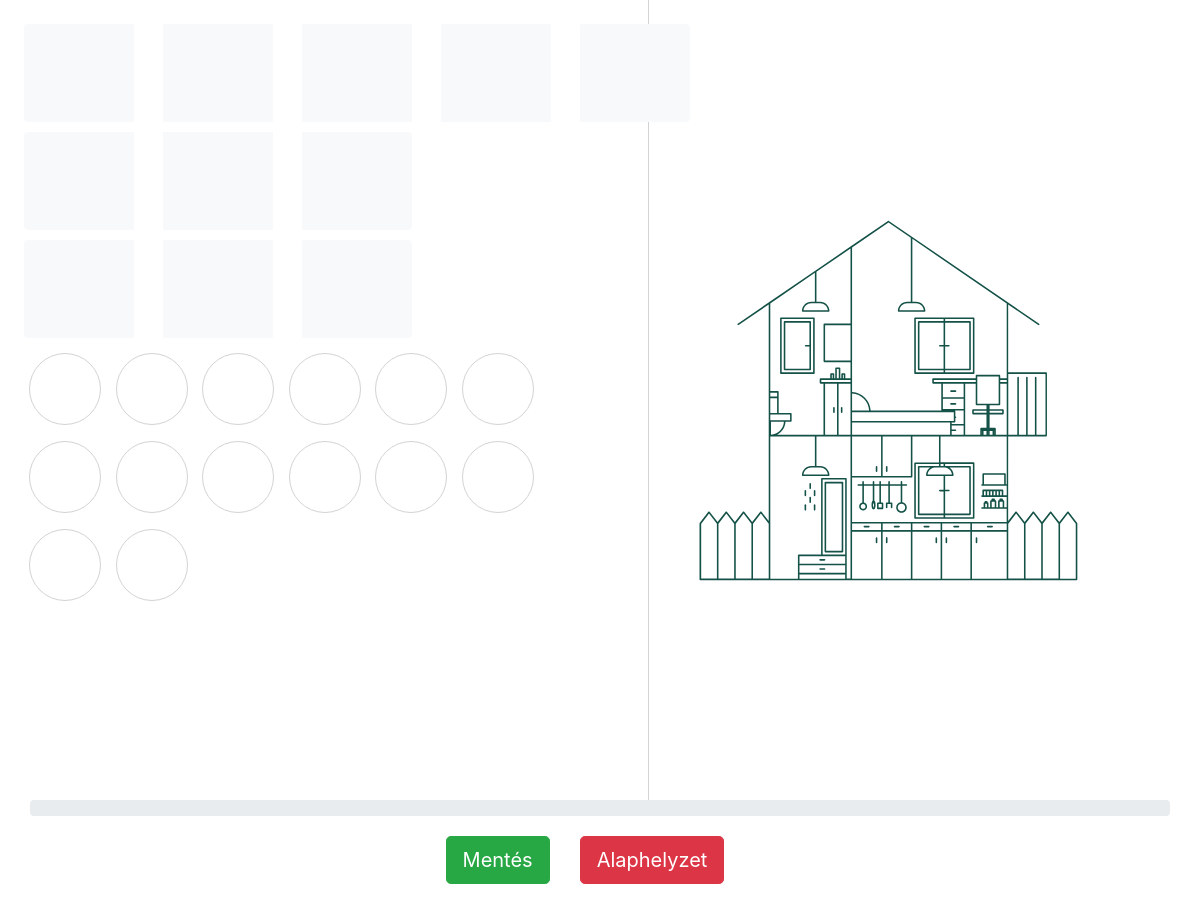
Before: / with the older database file.
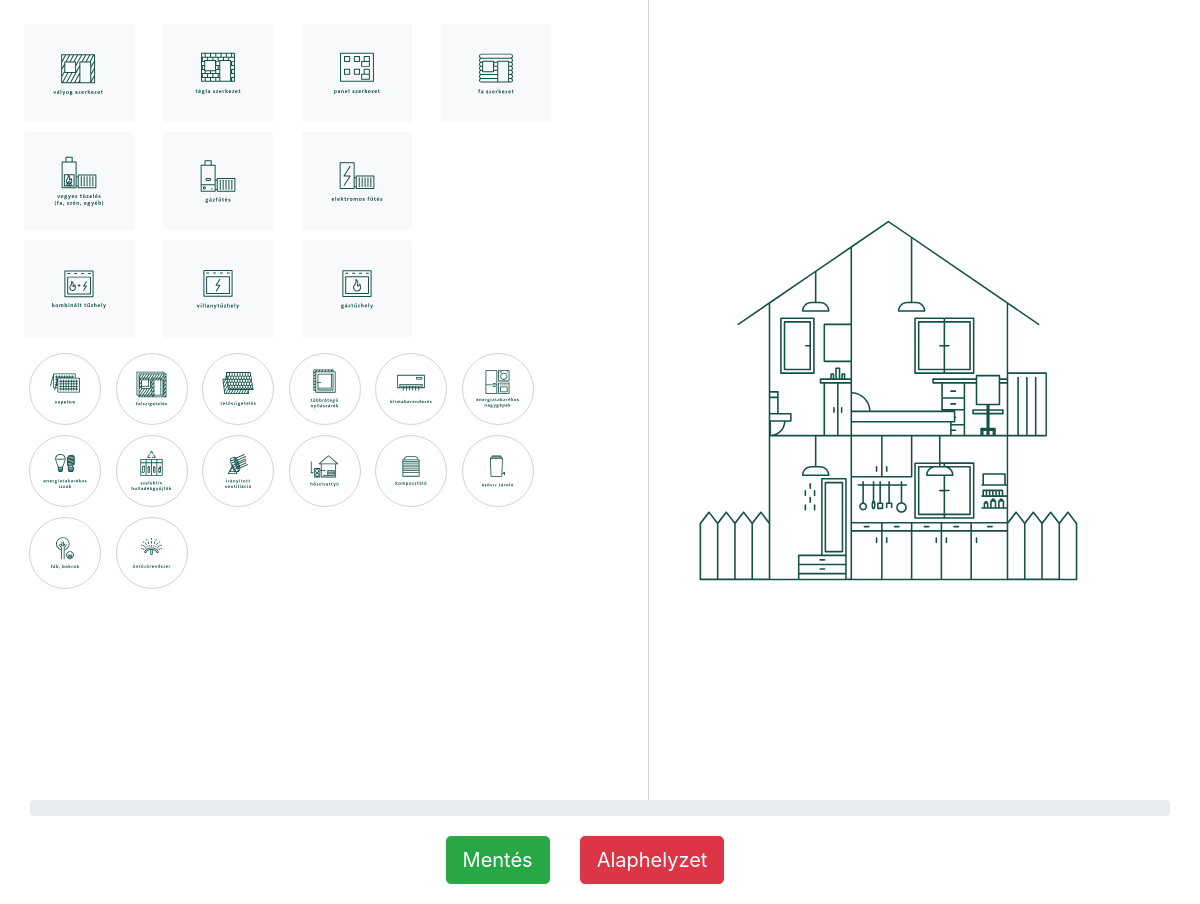
After: the same page with the newer database file.
### tables this page shows
CREATE TABLE `house_option` (
  `id` int(11) NOT NULL,
  `name` varchar(255) NOT NULL,
  `green_index` float NOT NULL,
  `icon` varchar(255) DEFAULT NULL
);

CREATE TABLE `house_type` (
  `id` int(11) NOT NULL,
  `name` varchar(45) NOT NULL,
  `green_index` float NOT NULL,
  `icon` varchar(255) DEFAULT NULL
);

CREATE TABLE `heating_type` (
  `id` int(11) NOT NULL,
  `name` varchar(45) NOT NULL,
  `green_index` float NOT NULL,
  `icon` varchar(255) DEFAULT NULL
);

CREATE TABLE `cooker_type` (
  `id` int(11) NOT NULL,
  `name` varchar(45) NOT NULL,
  `green_index` float NOT NULL,
  `icon` varchar(255) DEFAULT NULL
);

### Database.php (called while the page is built, shortened)
<?php
class Database {
    private $host, $database, $username, $password, $connection;
    public function __construct($host = "localhost", $username = "root", $password = "", $database = "Deszk") {
        $this->host = $host;
        $this->database = $database;
        $this->username = $username;
        $this->password = $password;
    }
    private function open() {
        $this->connection = new mysqli($this->host, $this->username, $this->password, $this->database);
    }
    public function query($query) {
        return $this->connection->query($query);
    }
}

### Model.php (called while the page is built, shortened)
<?php
require 'Database.php';
class Model
{
    private $connection;
    public function __construct()
    {
        $this->connection = new Database;
        $this->connection->query("SET NAMES 'utf8'");
    }
    public function getHouseOptions()
    {
        $query = 'SELECT * FROM `house_option`';
        $result = $this->connection->query($query);
        return $result;
    }
    public function getCookerTypes()
    {
        $query = 'SELECT * FROM `cooker_type`';
        $result = $this->connection->query($query);
        return $result;
    }
    public function getHeatingTypes()
    {
        $query = 'SELECT * FROM `heating_type`';
        $result = $this->connection->query($query);
        return $result;
    }
    public function getHouseTypes()
    {
        $query = 'SELECT * FROM `house_type`';
        $result = $this->connection->query($query);
        return $result;
    }
}

### Controller.php (called while the page is built, shortened)
<?php
require 'Model.php';
class Controller {
    public function getHouseOptions()
    {
        $model = new Model;
        $result = $model->getHouseOptions();
        return $this->toArray($result);
    }
    private function toArray($result)
    {
        $rows = [];
        while($row = mysqli_fetch_array($result))
        {
            $rows[] = $row;
        }
        return $rows;
    }
    public function getHouseTypes()
    {
        $model = new Model;
        $result = $model->getHouseTypes();
        return $this->toArray($result);
    }
    public function getCookerTypes()
    {
        $model = new Model;
        $result = $model->getCookerTypes();
        return $this->toArray($result);
    }
    public function getHeatingTypes()
    {
        $model = new Model;
        $result = $model->getHeatingTypes();
        return $this->toArray($result);
    }
}

### index.php (the view, shortened to what this page needs)
<?php
  require 'Controller.php';
  $controller = new Controller;
  $houseOptions = $controller->getHouseOptions();
  $houseTypes = $controller->getHouseTypes();
  $heatingTypes = $controller->getHeatingTypes();
  $cookerTypes = $controller->getCookerTypes();
?>
<!DOCTYPE html>
<html lang="en">
<head>
    <link rel="stylesheet" href="https://stackpath.bootstrapcdn.com/bootstrap/4.5.2/css/bootstrap.min.css">
    <link rel="stylesheet" href="css/style.css">
</head>
<body>
    <div class="boxes">
        <section id="drag">
        <div class="radioBtns">
            <div class="btn-group btn-group-toggle" data-toggle="buttons">
              <?php
              foreach($houseTypes as $houseType) :
              ?>
                <label class="btn btn-light">
                  <span class="wall-item">
                  <?php echo $houseType['icon'] ? '<img src="svg/' . $houseType['icon'] . '.svg"/>' : ''; ?>
                  </span>
                </label>
              <?php
              endforeach;
              ?>
            </div>
          </div>
          <div class="radioBtns">
            <div class="btn-group btn-group-toggle" data-toggle="buttons">
              <?php
              foreach($heatingTypes as $heatingType) :
              ?>
                <label class="btn btn-light">
                  <span class="heating-item">
                  <?php echo $heatingType['icon'] ? '<img src="svg/' . $heatingType['icon'] . '.svg"/>' : ''; ?>
                </span>
              </label>
              <?php
              endforeach;
              ?>
            </div>
          </div>
          <div class="radioBtns">
            <div class="btn-group btn-group-toggle" data-toggle="buttons">
              <?php
              foreach($cookerTypes as $cookerType) :
                ?>
                <label class="btn btn-light">
                  <span class="cooker-item">
                    <?php echo $cookerType['icon'] ? '<img src="svg/' . $cookerType['icon'] . '.svg"/>' : ''; ?>
                  </span>
                </label>
              <?php
              endforeach;
              ?>
            </div>
          </div>
          <?php
          foreach($houseOptions as $option) :
          ?>
            <div class="houseOption" data-option-id="<?php echo $option['id']; ?>" data-green-index="<?php echo $option['green_index']; ?>" draggable="true">
            <?php echo $option['icon'] ? '<img src="svg/' . $option['icon'] . '.svg"/>' : '' ?>
            </div>
          <?php
          endforeach;
          ?>
        </section>
        <section id="drop">
        </section>
      </div>
      <footer>
        <div class="progress">
        </div>
        <div class="d-flex justify-content-center buttons">
          <button class="btn btn-lg btn-success" id="saveBtn">Mentés</button>
          <button class="btn btn-lg btn-danger" onclick="location.reload()">Alaphelyzet</button>
        </div>
      </footer>
</body>
</html>

### css/style.css (style rules this page uses)
* { box-sizing: border-box; margin: 0; padding: 0; }
.boxes { width: 100vw; display: flex; }
#drag { width: 50vw; margin: 2vw }
#drop { background: center / contain no-repeat url('../svg/házikó.svg'); height: 100vh; width: 40vw; padding: 20px 100px 0 20px; border-left: lightgrey 1px solid; }
.houseOption { width: 6vw; height: 6vw; display: inline-flex; margin: 0; border: 1px solid lightgrey; border-radius: 50%; margin: 5px; }
.wall-item, .heating-item, .cooker-item { width: 7vw; height: 7vw; display: block; }
.radioBtns { margin-bottom: 10px; }
.progress { margin: 0 auto; width: 95vw; }
.buttons { display: block; margin: 20px auto; }
.btn { margin-right: 30px; }

Changed rows visible on the page:
now on this page (row edited): house_type: icon (picture)
now on this page (row edited): house_type: icon (picture)
now on this page (row edited): house_type: icon (picture)
now on this page (row edited): house_type: icon (picture)
now on this page (row edited): heating_type: icon (picture)
now on this page (row edited): heating_type: icon (picture)
now on this page (row edited): heating_type: icon (picture)
now on this page (row edited): cooker_type: icon (picture)
now on this page (row edited): cooker_type: icon (picture)
now on this page (row edited): cooker_type: icon (picture)
changed house_option (number 1 of 14 on the later page): icon: picture added
changed house_option (number 2 of 14 on the later page): icon: picture added
changed house_option (number 3 of 14 on the later page): icon: picture added
changed house_option (number 4 of 14 on the later page): icon: picture added
changed house_option (number 5 of 14 on the later page): icon: picture added
changed house_option (number 6 of 14 on the later page): icon: picture added
changed house_option (number 7 of 14 on the later page): icon: picture added
changed house_option (number 8 of 14 on the later page): icon: picture added
changed house_option (number 9 of 14 on the later page): icon: picture added
changed house_option (number 10 of 14 on the later page): icon: picture added
changed house_option (number 11 of 14 on the later page): icon: picture added
changed house_option (number 12 of 14 on the later page): icon: picture added
changed house_option (number 13 of 14 on the later page): icon: picture added
changed house_option (number 14 of 14 on the later page): icon: picture added
